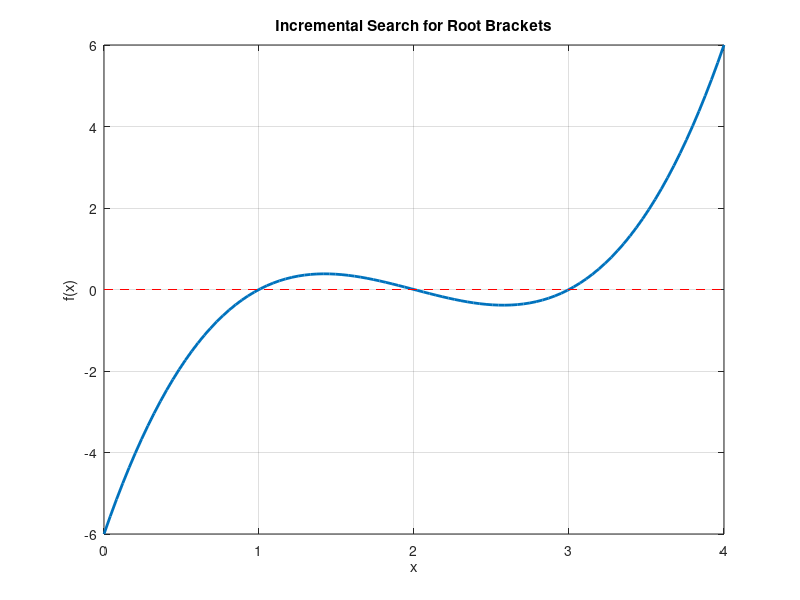

MATLAB code to generate this figure: (Note: this script raises an error after producing the figure.)
clc; clear; close all;

% Example function (Same as lecture and AI)
f = @(x) x.^3 - 6*x.^2 + 11*x - 6;

% Plot function
x = linspace(0,4,100);
y = f(x);

figure
plot(x,y,'-','LineWidth',2)
grid on, hold on

xlabel('x')
ylabel('f(x)')
title('Incremental Search for Root Brackets')

% Add line f(x)=0
plot([0 4],[0 0],'r--')

% As used in the lecture
xb = incsearch(f,0,4,100); % I just rewrote the script and used the incsearch provided


% Displaying the brackets
disp('Bracket Intervals:')
disp(xb)

% Plot brackets on graph
[m,n] = size(xb);

for i = 1:m
    xL = xb(i,1);
    xU = xb(i,2);

    % Plotting bracket endpoints
    plot(xL,f(xL),'ko','MarkerFaceColor','g','MarkerSize',10)
    plot(xU,f(xU),'ko','MarkerFaceColor','m','MarkerSize',10)

    % xline for the brackets  
    xline(xL,'b--','LineWidth',2)
    xline(xU,'m--','LineWidth',2)

    fprintf('Bracket %d: [%.4f , %.4f]\n',i,xL,xU);
end
